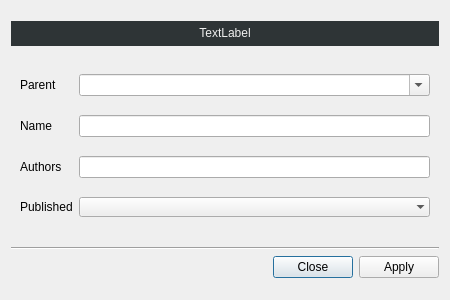
<?xml version="1.0" encoding="UTF-8"?>
<ui version="4.0">
 <class>EditTaxa</class>
 <widget class="QDialog" name="EditTaxa">
  <property name="windowModality">
   <enum>Qt::ApplicationModal</enum>
  </property>
  <property name="geometry">
   <rect>
    <x>0</x>
    <y>0</y>
    <width>450</width>
    <height>300</height>
   </rect>
  </property>
  <property name="sizePolicy">
   <sizepolicy hsizetype="Fixed" vsizetype="Fixed">
    <horstretch>0</horstretch>
    <verstretch>0</verstretch>
   </sizepolicy>
  </property>
  <property name="minimumSize">
   <size>
    <width>450</width>
    <height>280</height>
   </size>
  </property>
  <property name="maximumSize">
   <size>
    <width>450</width>
    <height>300</height>
   </size>
  </property>
  <property name="windowTitle">
   <string>Reference</string>
  </property>
  <layout class="QGridLayout" name="gridLayout">
   <item row="0" column="0">
    <layout class="QVBoxLayout" name="verticalLayout_2">
     <item>
      <widget class="QLabel" name="taxaLineEdit">
       <property name="sizePolicy">
        <sizepolicy hsizetype="Preferred" vsizetype="Fixed">
         <horstretch>0</horstretch>
         <verstretch>0</verstretch>
        </sizepolicy>
       </property>
       <property name="minimumSize">
        <size>
         <width>0</width>
         <height>25</height>
        </size>
       </property>
       <property name="maximumSize">
        <size>
         <width>16777215</width>
         <height>25</height>
        </size>
       </property>
       <property name="styleSheet">
        <string notr="true">background-color: rgb(46, 52, 54);
color: rgb(239, 239, 239);</string>
       </property>
       <property name="text">
        <string>TextLabel</string>
       </property>
       <property name="alignment">
        <set>Qt::AlignCenter</set>
       </property>
       <property name="textInteractionFlags">
        <set>Qt::LinksAccessibleByMouse|Qt::TextSelectableByMouse</set>
       </property>
      </widget>
     </item>
     <item>
      <widget class="QWidget" name="Layout_edit" native="true">
       <property name="sizePolicy">
        <sizepolicy hsizetype="Preferred" vsizetype="Fixed">
         <horstretch>0</horstretch>
         <verstretch>0</verstretch>
        </sizepolicy>
       </property>
       <property name="minimumSize">
        <size>
         <width>0</width>
         <height>189</height>
        </size>
       </property>
       <property name="maximumSize">
        <size>
         <width>16777215</width>
         <height>189</height>
        </size>
       </property>
       <layout class="QGridLayout" name="gridLayout_2">
        <item row="3" column="0">
         <widget class="QLabel" name="publishedLabel">
          <property name="text">
           <string>Published</string>
          </property>
         </widget>
        </item>
        <item row="2" column="1">
         <widget class="QLineEdit" name="authorsLineEdit"/>
        </item>
        <item row="1" column="1">
         <widget class="QLineEdit" name="basenameLineEdit"/>
        </item>
        <item row="3" column="1">
         <widget class="QComboBox" name="publishedComboBox">
          <property name="sizePolicy">
           <sizepolicy hsizetype="Preferred" vsizetype="Fixed">
            <horstretch>0</horstretch>
            <verstretch>100</verstretch>
           </sizepolicy>
          </property>
          <property name="styleSheet">
           <string notr="true"/>
          </property>
          <property name="frame">
           <bool>false</bool>
          </property>
         </widget>
        </item>
        <item row="2" column="0">
         <widget class="QLabel" name="authorsLabel">
          <property name="text">
           <string>Authors</string>
          </property>
         </widget>
        </item>
        <item row="1" column="0">
         <widget class="QLabel" name="basenameLabel">
          <property name="text">
           <string>Name</string>
          </property>
         </widget>
        </item>
        <item row="0" column="0">
         <widget class="QLabel" name="basenameLabel_2">
          <property name="text">
           <string>Parent</string>
          </property>
         </widget>
        </item>
        <item row="0" column="1">
         <widget class="QComboBox" name="parent_comboBox">
          <property name="editable">
           <bool>true</bool>
          </property>
         </widget>
        </item>
       </layout>
      </widget>
     </item>
     <item>
      <widget class="Line" name="line">
       <property name="orientation">
        <enum>Qt::Horizontal</enum>
       </property>
      </widget>
     </item>
     <item>
      <widget class="QDialogButtonBox" name="buttonBox">
       <property name="orientation">
        <enum>Qt::Horizontal</enum>
       </property>
       <property name="standardButtons">
        <set>QDialogButtonBox::Apply|QDialogButtonBox::Close</set>
       </property>
      </widget>
     </item>
    </layout>
   </item>
  </layout>
 </widget>
 <tabstops>
  <tabstop>basenameLineEdit</tabstop>
  <tabstop>authorsLineEdit</tabstop>
  <tabstop>publishedComboBox</tabstop>
 </tabstops>
 <resources/>
 <connections/>
</ui>
